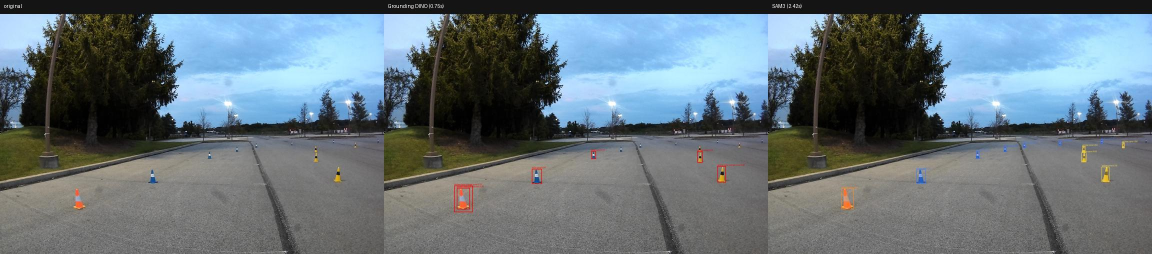
#> input picture comparison/frame_0000.jpg, 2304 x 508 px (shown at 1/2 size)
$ python -i temporal_utils.py   (imports and definitions only)   (older library calls are emulated)
#> lines starting #> are read from the running program, lines starting #| are printed output that depends on the picture; after the words box and inside, x2 and y2 are one past the last pixel; in counts of white or black regions, pixels touching at a corner belong together
#> further down, picture is the input picture: PIL image 2304x508 RGB; mean R, G, B 100.7, 113.6, 120.7
"""
temporal_utils.py

Helpers for autolabel_sam3_temporal.py. Two ideas live here:

1. enhance_for_detection()  - make dim / low-contrast blue cones easier for
   SAM3 to see (local contrast + blue boost + sharpening). It is only ever
   applied to the copy of the frame that is shown to the detector. The
   frame that is saved into the training set is always the untouched
   original, so YOLO is trained on the same kind of pixels it will see on
   the car.

2. TrackFiller + FlowField - "look at the previous frame to estimate this
   one". Optical flow tells us how the scene moved between two frames. We
   use it to slide last frame's cone boxes into the current frame. If SAM3
   missed a cone that we were confidently tracking, the slid box fills the
   gap (for a few frames only), and weak SAM3 detections are accepted when
   they line up with a tracked cone.

Nothing in this file needs a GPU or SAM3, so it can be tested on its own
(see test_temporal.py).
"""

from __future__ import annotations

import math
from dataclasses import dataclass, field

import cv2
import numpy as np
from PIL import Image


# ---------------------------------------------------------------------------
# small conversion helpers
# ---------------------------------------------------------------------------

# [9 lines left out: function to_cpu_numpy, not called in this run]


def pil_to_bgr(img: Image.Image) -> np.ndarray:
    return cv2.cvtColor(np.asarray(img.convert("RGB")), cv2.COLOR_RGB2BGR)


def bgr_to_pil(arr: np.ndarray) -> Image.Image:
    return Image.fromarray(cv2.cvtColor(arr, cv2.COLOR_BGR2RGB))


# [9 lines left out: function box_to_yolo_line, not called in this run]


# ---------------------------------------------------------------------------
# 1. image enhancement for the detector
# ---------------------------------------------------------------------------

def enhance_for_detection(
    img: Image.Image,
    clahe_clip: float = 3.0,
    clahe_grid: int = 8,
    blue_boost: float = 1.5,
    blue_hue_range=(95, 135),   # OpenCV hue is 0-179; pure blue is ~120
    sharpen_amount: float = 1.0,
    sharpen_sigma: float = 1.2,
) -> Image.Image:
    """Return a copy of `img` with dim blue objects made easier to detect.

    Three steps, in this order:
      a) CLAHE on the luminance channel: lifts local contrast in dark areas
         (a dark blue cone on dark asphalt at dusk) without blowing out the sky.
      b) Saturation/brightness boost on blue-ish pixels only.
      c) Unsharp mask: sharpens edges, which also helps with slight blur.

    Side effect to be aware of: the blue sky is also blue-ish, so it gets
    boosted too. That is harmless for a text-prompted detector but means the
    output is for the detector's eyes only - never save it as training data.
    """
    bgr = pil_to_bgr(img)

    # a) local contrast on luminance only (keeps colors from shifting)
    lab = cv2.cvtColor(bgr, cv2.COLOR_BGR2LAB)
#> lab: shape (508, 2304, 3); mean of channels 0, 1, 2 117.1, 126, 123.4
    l, a, b = cv2.split(lab)
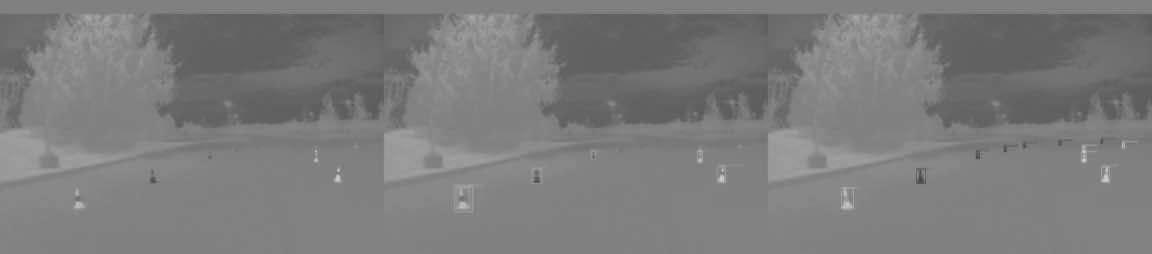
#> b: shape (508, 2304) (shown at 1/2 size); min 66, max 205, mean 123.4
    clahe = cv2.createCLAHE(clipLimit=clahe_clip, tileGridSize=(clahe_grid, clahe_grid))
    l = clahe.apply(l)
    bgr = cv2.cvtColor(cv2.merge((l, a, b)), cv2.COLOR_LAB2BGR)

    # b) boost blue-ish pixels
    if blue_boost != 1.0:
        hsv = cv2.cvtColor(bgr, cv2.COLOR_BGR2HSV).astype(np.float32)
        h, s, v = hsv[..., 0], hsv[..., 1], hsv[..., 2]
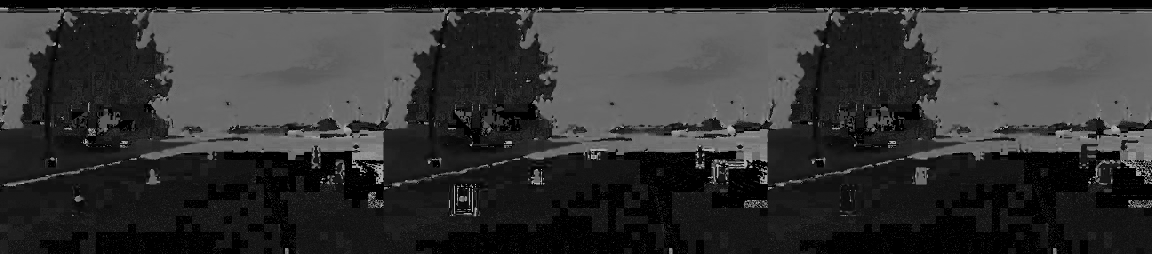
#> h: shape (508, 2304) float32 (shown at 1/2 size); min 0, max 179, mean 51.6
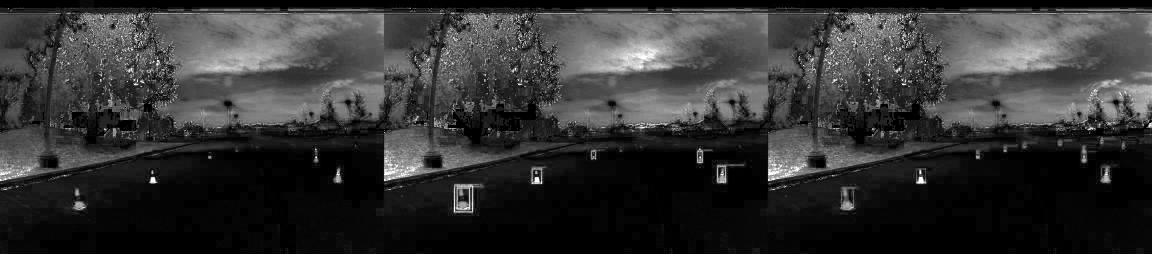
#> s: shape (508, 2304) float32 (shown at 1/2 size); min 0, max 255, mean 51
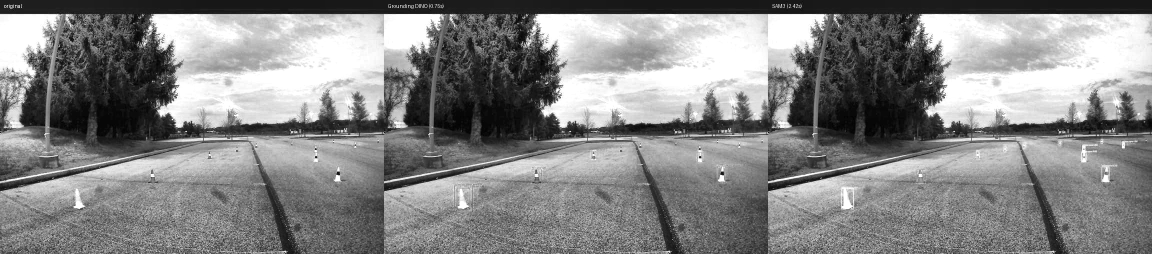
#> v: shape (508, 2304) float32 (shown at 1/2 size); min 0, max 255, mean 134.4
        lo, hi = blue_hue_range
        mask = ((h >= lo) & (h <= hi) & (s > 40)).astype(np.float32)
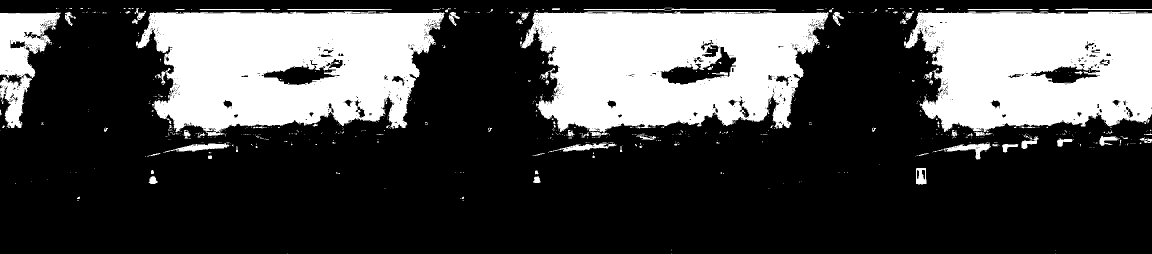
#> mask: shape (508, 2304) float32 (shown at 1/2 size); values 0 (black) and 1 (white), 29.2% white; 744 white regions (657 under 20 px), largest, box (x1, y1, x2, y2) and area: (272, 23, 889, 272) 110024, (1040, 23, 1657, 272) 108448, (1808, 23, 2304, 264) 95894
        mask = cv2.GaussianBlur(mask, (0, 0), 2.0)  # soft edges, no halos
        gain = blue_boost - 1.0
        hsv[..., 1] = np.clip(s * (1.0 + gain * mask), 0, 255)
        hsv[..., 2] = np.clip(v * (1.0 + 0.5 * gain * mask), 0, 255)
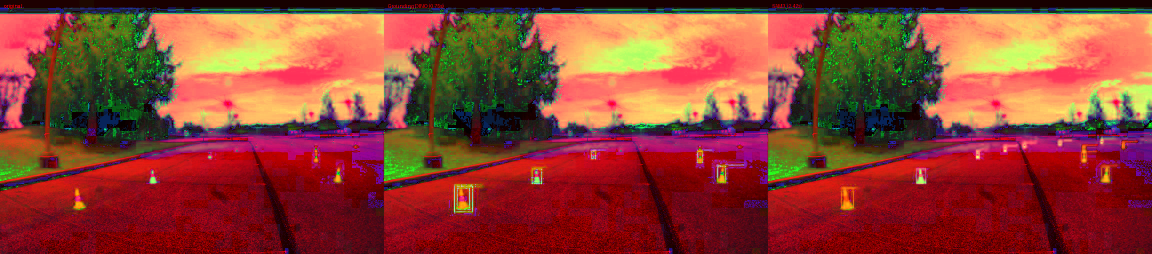
#> hsv: shape (508, 2304, 3) float32 (shown at 1/2 size); mean B, G, R 51.7, 65.4, 141.5
        bgr = cv2.cvtColor(hsv.astype(np.uint8), cv2.COLOR_HSV2BGR)
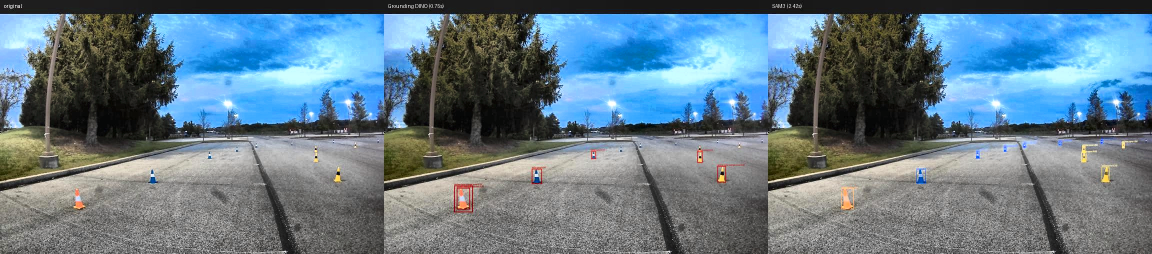
#> bgr: shape (508, 2304, 3) (shown at 1/2 size); mean B, G, R 135.2, 121.5, 99.4

    # c) unsharp mask
    if sharpen_amount > 0:
        blur = cv2.GaussianBlur(bgr, (0, 0), sharpen_sigma)
        bgr = cv2.addWeighted(bgr, 1.0 + sharpen_amount, blur, -sharpen_amount, 0)

    return bgr_to_pil(bgr)


# ---------------------------------------------------------------------------
# box math + detections
# ---------------------------------------------------------------------------

@dataclass
class Det:
    box: tuple          # (x0, y0, x1, y1) pixels
    score: float
    src: str = "orig"   # "orig" = found on the original frame, "enh" = on the enhanced copy
    cls: int = 0        # which color the detector called it (index into the concept list)


# [27 lines left out: functions box_iou, center_dist_ratio, nms_dets, not called in this run]


# ---------------------------------------------------------------------------
# 2. optical flow: "how did the scene move since the previous frame?"
# ---------------------------------------------------------------------------

class FlowField:
    """Dense optical flow, computed on a shrunken copy of the frame to keep
    it fast. `scale` remembers how much it was shrunk."""

    def __init__(self, flow: np.ndarray, scale: float):
        self.flow = flow
        self.scale = scale

    # [17 lines left out: function median_in_box, not called in this run]

    def median_magnitude(self) -> float:
        mag = np.hypot(self.flow[..., 0], self.flow[..., 1])
        return float(np.median(mag)) / self.scale


# [11 lines left out: function estimate_flow, not called in this run]


# ---------------------------------------------------------------------------
# tracking: carry confident detections forward, fill short gaps
# ---------------------------------------------------------------------------

@dataclass
class Out:
    box: tuple
    score: float
    source: str          # "detected" or "propagated"
    enhanced: bool       # detection only found on the enhanced copy
    low_conf: bool       # accepted below hi_score because a track supported it
    track_id: int
    cls: int = 0             # final color of this box (may differ from what the detector said)
    relabeled: bool = False  # a faint detection's color was overruled by the track's color vote
    conflict: bool = False   # a confident detection disagrees with the track's color vote
    votes: dict = field(default_factory=dict)   # {class id: summed confidence} behind the vote


@dataclass
class _Track:
    id: int
    box: np.ndarray
    score: float
    hits: int = 1
    misses: int = 0
    votes: dict = field(default_factory=dict)   # {class id: summed confidence of confident detections}

    # [4 lines left out: function cls, not called in this run]


class TrackFiller:
    """Tracks cones of ALL tracked colors together (one physical cone = one
    track, whatever color the detector called it in a given frame). Per frame,
    call in this order:

        predict(flow)               slide old boxes into the current frame
        unmatched_confirmed(dets)   (optional) which tracked cones did the
                                    detector just fail to find?
        update(dets, w, h)          decide the final boxes for this frame

    Rules, in plain words:
      * A detection with score >= hi_score is always accepted, and starts a
        new track. Its color is added to the track's color VOTE.
      * A weaker detection (lo_score <= score < hi_score) is accepted ONLY if
        it lines up with a *confirmed* track (one seen >= min_hits times).
        "The last frames saw a cone here, and this faint blob agrees."
        Its color is taken from the track's vote, not from the faint detection
        (a smeared blue cone that SAM3 calls 'yellow' at 0.3 stays blue).
      * A confirmed track that gets no detection is carried forward as a
        'propagated' box (in the track's voted color) for at most max_gap
        frames in a row, then dropped.
      * A track that has not been confirmed yet is dropped as soon as it is missed.
      * A CONFIDENT detection whose color disagrees with a confirmed track is
        kept as the detector said it, but flagged `conflict` for human review.
    """

    # [10 lines left out: function __init__, not called in this run]

    def reset(self):
        self.tracks = []

    # [192 lines left out: functions _candidates, predict, _associate, unmatched_confirmed, update, _clip and 3 more, not called in this run]

>>> from PIL import Image
>>> picture = Image.open('comparison/frame_0000.jpg')
>>> result = enhance_for_detection(picture)
